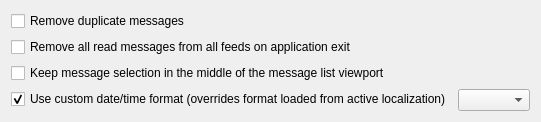
         <widget class="QWidget" name="m_tabMessages">
          <attribute name="title">
           <string>Messages</string>
          </attribute>
          <layout class="QFormLayout" name="formLayout_11">
           <property name="fieldGrowthPolicy">
            <enum>QFormLayout::AllNonFixedFieldsGrow</enum>
           </property>
           <item row="1" column="0">
            <widget class="QCheckBox" name="m_checkRemoveReadMessagesOnExit">
             <property name="text">
              <string>Remove all read messages from all feeds on application exit</string>
             </property>
            </widget>
           </item>
           <item row="2" column="0">
            <widget class="QCheckBox" name="m_checkKeppMessagesInTheMiddle">
             <property name="text">
              <string>Keep message selection in the middle of the message list viewport</string>
             </property>
            </widget>
           </item>
           <item row="4" column="0">
            <widget class="QCheckBox" name="m_checkMessagesDateTimeFormat">
             <property name="text">
              <string>Use custom date/time format (overrides format loaded from active localization)</string>
             </property>
             <property name="checkable">
              <bool>true</bool>
             </property>
             <property name="checked">
              <bool>true</bool>
             </property>
            </widget>
           </item>
           <item row="4" column="1">
            <widget class="QComboBox" name="m_cmbMessagesDateTimeFormat"/>
           </item>
           <item row="0" column="0">
            <widget class="QCheckBox" name="m_checkRemoveDuplicateMessages">
             <property name="toolTip">
              <string>When new message arrives from feed and duplicate exists, then its content is updated and new message is dropped.</string>
             </property>
             <property name="text">
              <string>Remove duplicate messages</string>
             </property>
            </widget>
           </item>
          </layout>
         </widget>
